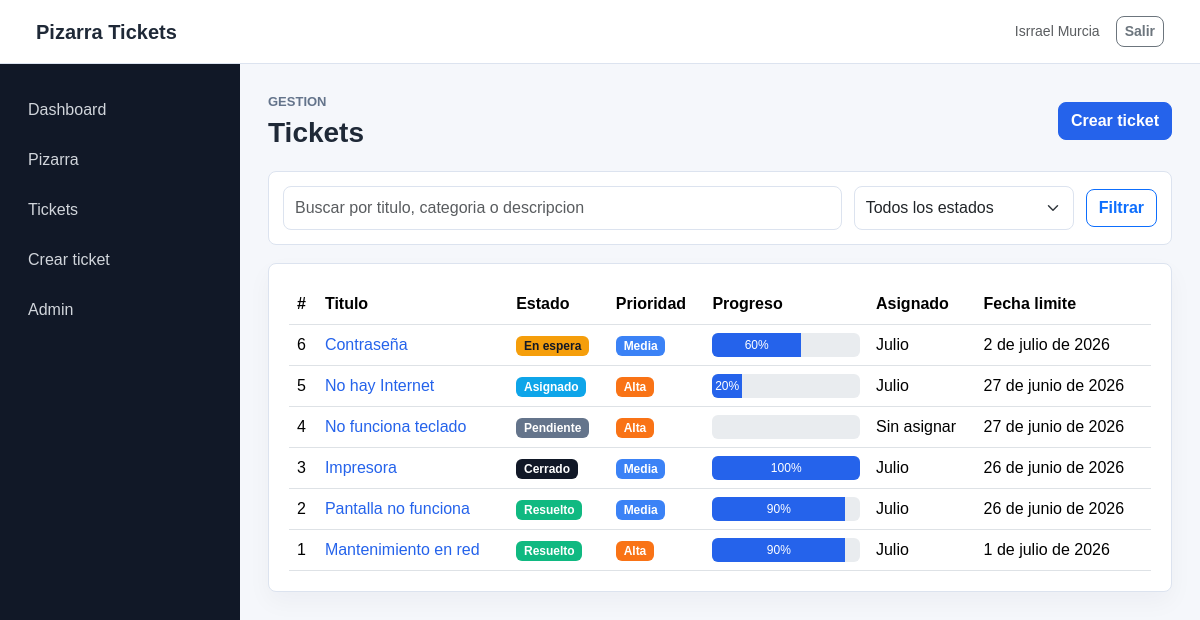
The page /tickets/ (signed in) on the database its author committed.
### tickets/models.py (models this page shows, shortened)
class Ticket(models.Model):
    class Priority(models.TextChoices):
        LOW = 'low', 'Baja'
        MEDIUM = 'medium', 'Media'
        HIGH = 'high', 'Alta'
        URGENT = 'urgent', 'Urgente'
    class Status(models.TextChoices):
        PENDING = 'pending', 'Pendiente'
        ASSIGNED = 'assigned', 'Asignado'
        IN_PROGRESS = 'in_progress', 'En proceso'
        ON_HOLD = 'on_hold', 'En espera'
        RESOLVED = 'resolved', 'Resuelto'
        CLOSED = 'closed', 'Cerrado'
        CANCELED = 'canceled', 'Cancelado'
    AUTO_PROGRESS = {
        Status.PENDING: 0,
        Status.ASSIGNED: 20,
        Status.IN_PROGRESS: 50,
        Status.ON_HOLD: 60,
        Status.RESOLVED: 90,
        Status.CLOSED: 100,
        Status.CANCELED: 0,
    }
    title = models.CharField('titulo', max_length=180)
    description = models.TextField('descripcion')
    category = models.CharField('categoria', max_length=120)
    priority = models.CharField(
        'prioridad',
        max_length=20,
        choices=Priority.choices,
        default=Priority.MEDIUM,
    )
    status = models.CharField(
        'estado',
        max_length=20,
        choices=Status.choices,
        default=Status.PENDING,
    )
    progress = models.PositiveSmallIntegerField(
        'progreso',
        default=0,
        validators=[MinValueValidator(0), MaxValueValidator(100)],
    )
    created_by = models.ForeignKey(
        settings.AUTH_USER_MODEL,
        on_delete=models.PROTECT,
        related_name='created_tickets',
        verbose_name='creado por',
    )
    assigned_to = models.ForeignKey(
        settings.AUTH_USER_MODEL,
        on_delete=models.SET_NULL,
        related_name='assigned_tickets',
        verbose_name='asignado a',
        blank=True,
        null=True,
    )
    due_date = models.DateField('fecha limite', blank=True, null=True)
    resolved_at = models.DateTimeField('fecha de resolucion', blank=True, null=True)
    closed_at = models.DateTimeField('fecha de cierre', blank=True, null=True)
    is_active = models.BooleanField('activo', default=True)
    created_at = models.DateTimeField('fecha de creacion', auto_now_add=True)
    updated_at = models.DateTimeField('ultima actualizacion', auto_now=True)
    class Meta:
        ordering = ('-created_at',)
        verbose_name = 'ticket'
        verbose_name_plural = 'tickets'
    def get_absolute_url(self):
        return reverse('tickets:detail', kwargs={'pk': self.pk})

### tickets/views.py (the view)
# urls.py: path('', views.TicketListView.as_view(), name='list'),
class TicketListView(LoginRequiredMixin, TicketQuerysetMixin, ListView):
    model = Ticket
    template_name = 'tickets/ticket_list.html'
    context_object_name = 'tickets'
    paginate_by = 12
    def get_queryset(self):
        queryset = super().get_queryset()
        status = self.request.GET.get('status')
        query = self.request.GET.get('q')
        if status:
            queryset = queryset.filter(status=status)
        if query:
            queryset = queryset.filter(
                Q(title__icontains=query) | Q(description__icontains=query) | Q(category__icontains=query)
            )
        return queryset
    def get_context_data(self, **kwargs):
        context = super().get_context_data(**kwargs)
        context['statuses'] = Ticket.Status.choices
        context['selected_status'] = self.request.GET.get('status', '')
        context['query'] = self.request.GET.get('q', '')
        return context

### tickets/permissions.py (called while the page is built)
def get_role(user):
    if not user.is_authenticated:
        return None
    if user.is_superuser:
        return Profile.Role.ADMIN
    profile = getattr(user, 'profile', None)
    return profile.role if profile else Profile.Role.USER

### tickets/views.py (called while the page is built)
    def get_queryset(self):
        queryset = Ticket.objects.select_related('created_by', 'assigned_to')
        role = get_role(self.request.user)
        if role in {Profile.Role.SUPERVISOR, Profile.Role.ADMIN}:
            return queryset
        if role == Profile.Role.TECHNICIAN:
            return queryset.filter(assigned_to=self.request.user)
        return queryset.filter(created_by=self.request.user)

### templates/tickets/ticket_list.html (shortened to what this page needs)
{% extends 'base.html' %}
{% block content %}
<div class="page-header">
    <div>
        <p class="eyebrow">Gestion</p>
        <h1>Tickets</h1>
    </div>
    <a class="btn btn-primary" href="{% url 'tickets:create' %}">Crear ticket</a>
</div>
<form method="get" class="filters">
    <input class="form-control" type="search" name="q" value="{{ query }}" placeholder="Buscar por titulo, categoria o descripcion">
    <select class="form-select" name="status">
        <option value="">Todos los estados</option>
    </select>
    <button class="btn btn-outline-primary" type="submit">Filtrar</button>
</form>
<div class="panel">
    {% include 'tickets/partials/ticket_table.html' %}
</div>
{% endblock %}

### templates/partials/navbar.html (shortened to what this page needs)
<nav class="navbar navbar-expand-lg app-navbar">
    <div class="container-fluid">
        <a class="navbar-brand" href="{% url 'dashboard:index' %}">Pizarra Tickets</a>
        <div class="d-flex align-items-center gap-3">
            <span class="text-muted small">{{ user.get_full_name|default:user.username }}</span>
            <form method="post" action="{% url 'logout' %}">
                <button class="btn btn-outline-secondary btn-sm" type="submit">Salir</button>
            </form>
        </div>
    </div>
</nav>

### templates/tickets/partials/ticket_table.html
<div class="table-responsive">
    <table class="table align-middle">
        <thead>
        <tr>
            <th>#</th>
            <th>Titulo</th>
            <th>Estado</th>
            <th>Prioridad</th>
            <th>Progreso</th>
            <th>Asignado</th>
            <th>Fecha limite</th>
        </tr>
        </thead>
        <tbody>
        {% for ticket in tickets %}
            <tr>
                <td>{{ ticket.id }}</td>
                <td><a href="{{ ticket.get_absolute_url }}">{{ ticket.title }}</a></td>
                <td><span class="badge status-{{ ticket.status }}">{{ ticket.get_status_display }}</span></td>
                <td><span class="badge priority-{{ ticket.priority }}">{{ ticket.get_priority_display }}</span></td>
                <td>
                    <div class="progress compact-progress" role="progressbar" aria-valuenow="{{ ticket.progress }}" aria-valuemin="0" aria-valuemax="100">
                        <div class="progress-bar" style="width: {{ ticket.progress }}%">{{ ticket.progress }}%</div>
                    </div>
                </td>
                <td>{{ ticket.assigned_to|default:'Sin asignar' }}</td>
                <td>{{ ticket.due_date|default:'-' }}</td>
            </tr>
        {% empty %}
            <tr><td colspan="7" class="text-center text-muted py-4">No hay tickets para mostrar.</td></tr>
        {% endfor %}
        </tbody>
    </table>
</div>

### static/css/app.css (style rules this page uses)
:root { --bg: #f5f7fb; --panel: #ffffff; --line: #dce3ef; --text: #1f2937; --muted: #64748b; --primary: #2563eb; --primary-dark: #1d4ed8; }
body { background: var(--bg); color: var(--text); font-family: Arial, Helvetica, sans-serif; }
a { color: var(--primary); text-decoration: none; }
.btn { border-radius: 8px; font-weight: 700; }
.btn-primary { background: var(--primary); border-color: var(--primary); }
.form-control, .form-select, .login-panel input { border: 1px solid var(--line); border-radius: 8px; min-height: 42px; padding: 9px 11px; width: 100%; }
.table { margin-bottom: 0; }
.app-navbar { background: var(--panel); border-bottom: 1px solid var(--line); min-height: 64px; padding: 0 24px; }
.navbar-brand { color: var(--text); font-weight: 700; }
.page-header, .panel-header, .form-actions, .button-row, .filters { align-items: center; display: flex; gap: 12px; justify-content: space-between; }
.page-header { margin-bottom: 22px; }
.page-header h1, .login-panel h1 { font-size: 28px; font-weight: 700; margin: 0; }
.eyebrow { color: var(--muted); font-size: 13px; font-weight: 700; letter-spacing: 0; margin: 0 0 4px; text-transform: uppercase; }
.panel, .login-panel, .stat-card { background: var(--panel); border: 1px solid var(--line); border-radius: 8px; box-shadow: 0 10px 24px rgba(15, 23, 42, 0.04); }
.panel { margin-bottom: 20px; padding: 20px; }
.filters { background: var(--panel); border: 1px solid var(--line); border-radius: 8px; margin-bottom: 18px; padding: 14px; }
.filters input { flex: 1 1 380px; }
.filters select { flex: 0 0 220px; }
.compact-progress { height: 24px; min-width: 130px; }
.progress-bar { background: var(--primary); }
.badge { font-weight: 700; }
.status-pending { background: #64748b; }
.status-assigned { background: #0ea5e9; }
.status-on_hold { background: #f59e0b; color: #111827; }
.status-resolved { background: #10b981; }
.status-closed { background: #111827; }
.priority-medium { background: #3b82f6; }
.priority-high { background: #f97316; }

### rows shown on the page
Ticket: id "6", title "Contraseña", status "En espera", priority "Media", progress "60", assigned_to "Julio", due_date "2 de julio de 2026"
Ticket: id "5", title "No hay Internet", status "Asignado", priority "Alta", progress "20", assigned_to "Julio", due_date "27 de junio de 2026"
Ticket: id "4", title "No funciona teclado", status "Pendiente", priority "Alta", {{ ticket.progress }} 0 (drawn), assigned_to "Sin asignar", due_date "27 de junio de 2026"
Ticket: id "3", title "Impresora", status "Cerrado", priority "Media", progress "100", assigned_to "Julio", due_date "26 de junio de 2026"
Ticket: id "2", title "Pantalla no funciona", status "Resuelto", priority "Media", progress "90", assigned_to "Julio", due_date "26 de junio de 2026"
Ticket: id "1", title "Mantenimiento en red", status "Resuelto", priority "Alta", progress "90", assigned_to "Julio", due_date "1 de julio de 2026"

### other values the page prints
{{ user.get_full_name|default:user.username }} "Isrrael Murcia"
